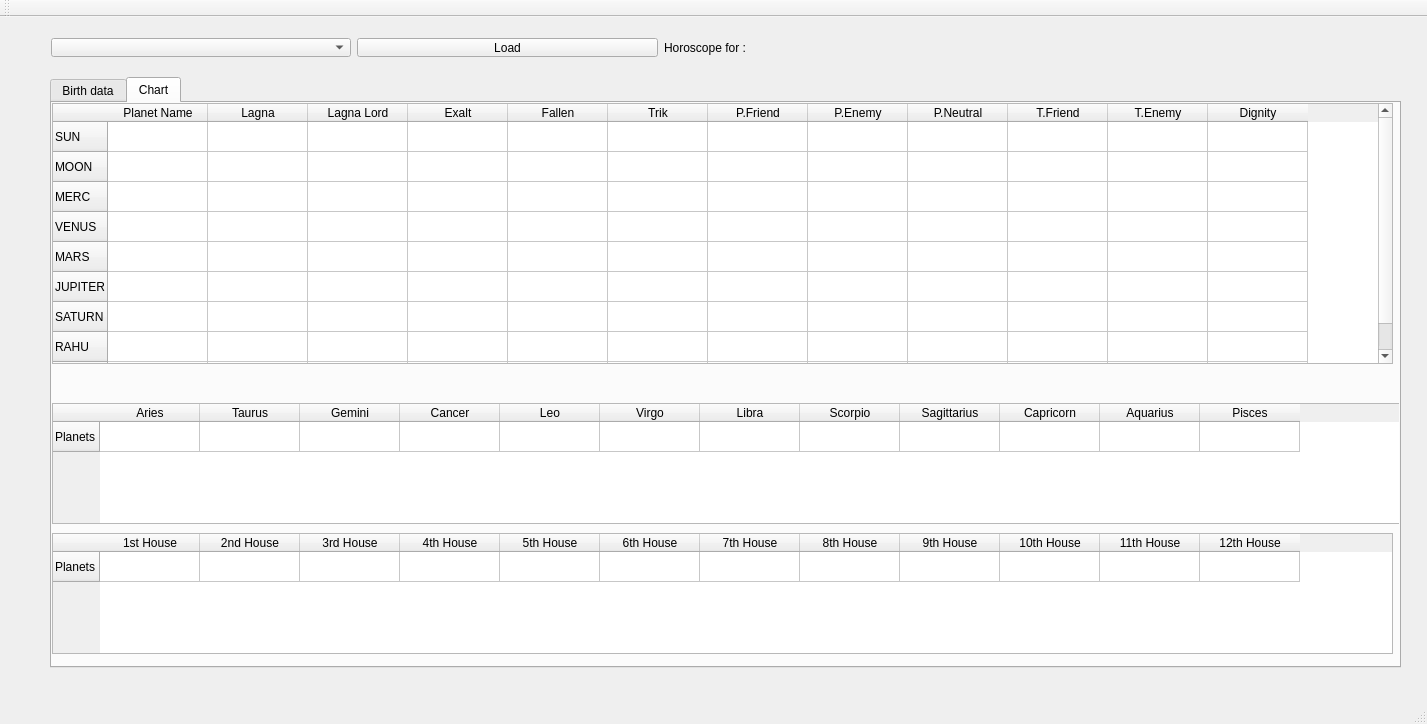
<?xml version="1.0" encoding="UTF-8"?>
<ui version="4.0">
 <class>SAMainWindow</class>
 <widget class="QMainWindow" name="SAMainWindow">
  <property name="geometry">
   <rect>
    <x>0</x>
    <y>0</y>
    <width>1427</width>
    <height>724</height>
   </rect>
  </property>
  <property name="windowTitle">
   <string>MainWindow</string>
  </property>
  <widget class="QWidget" name="centralWidget">
   <widget class="QTabWidget" name="tabWidget">
    <property name="geometry">
     <rect>
      <x>50</x>
      <y>60</y>
      <width>1351</width>
      <height>591</height>
     </rect>
    </property>
    <property name="currentIndex">
     <number>1</number>
    </property>
    <widget class="QWidget" name="tab">
     <attribute name="title">
      <string>Birth data</string>
     </attribute>
     <widget class="QWidget" name="formLayoutWidget">
      <property name="geometry">
       <rect>
        <x>100</x>
        <y>20</y>
        <width>741</width>
        <height>341</height>
       </rect>
      </property>
      <layout class="QFormLayout" name="formLayout">
       <property name="rightMargin">
        <number>20</number>
       </property>
       <item row="0" column="1">
        <spacer name="verticalSpacer">
         <property name="orientation">
          <enum>Qt::Vertical</enum>
         </property>
         <property name="sizeHint" stdset="0">
          <size>
           <width>20</width>
           <height>40</height>
          </size>
         </property>
        </spacer>
       </item>
       <item row="1" column="0">
        <widget class="QLabel" name="label">
         <property name="text">
          <string>Name</string>
         </property>
        </widget>
       </item>
       <item row="1" column="1">
        <widget class="QLineEdit" name="NameInput"/>
       </item>
       <item row="2" column="0">
        <widget class="QLabel" name="label_2">
         <property name="text">
          <string>Date</string>
         </property>
        </widget>
       </item>
       <item row="2" column="1">
        <widget class="QDateEdit" name="DateInput">
         <property name="displayFormat">
          <string>M/d/yyyy</string>
         </property>
        </widget>
       </item>
       <item row="3" column="0">
        <widget class="QLabel" name="label_4">
         <property name="text">
          <string>Time</string>
         </property>
        </widget>
       </item>
       <item row="3" column="1">
        <widget class="QTimeEdit" name="TimeInput">
         <property name="displayFormat">
          <string>hh:mm</string>
         </property>
        </widget>
       </item>
       <item row="4" column="0">
        <widget class="QLabel" name="label_3">
         <property name="text">
          <string>Location</string>
         </property>
        </widget>
       </item>
       <item row="4" column="1">
        <widget class="QLineEdit" name="locstring"/>
       </item>
       <item row="5" column="1">
        <widget class="QLabel" name="label_9">
         <property name="text">
          <string>Location format: City, State, Country</string>
         </property>
        </widget>
       </item>
       <item row="6" column="0">
        <widget class="QLabel" name="label_5">
         <property name="text">
          <string>TimeZone</string>
         </property>
        </widget>
       </item>
       <item row="6" column="1">
        <widget class="QComboBox" name="Timezone"/>
       </item>
       <item row="7" column="0">
        <widget class="QLabel" name="label_7">
         <property name="text">
          <string>Long</string>
         </property>
        </widget>
       </item>
       <item row="7" column="1">
        <widget class="QLabel" name="latDisplay">
         <property name="text">
          <string/>
         </property>
        </widget>
       </item>
       <item row="8" column="0">
        <widget class="QLabel" name="label_10">
         <property name="text">
          <string>Lat</string>
         </property>
        </widget>
       </item>
       <item row="8" column="1">
        <widget class="QLabel" name="longDisplay">
         <property name="text">
          <string/>
         </property>
        </widget>
       </item>
      </layout>
     </widget>
     <widget class="QPushButton" name="savebirth">
      <property name="geometry">
       <rect>
        <x>410</x>
        <y>370</y>
        <width>151</width>
        <height>32</height>
       </rect>
      </property>
      <property name="text">
       <string>Save Birth Data</string>
      </property>
     </widget>
    </widget>
    <widget class="QWidget" name="tab_2">
     <attribute name="title">
      <string>Chart</string>
     </attribute>
     <widget class="QTableWidget" name="Planet_Dignity">
      <property name="geometry">
       <rect>
        <x>0</x>
        <y>0</y>
        <width>1341</width>
        <height>261</height>
       </rect>
      </property>
      <row>
       <property name="text">
        <string>SUN</string>
       </property>
      </row>
      <row>
       <property name="text">
        <string>MOON</string>
       </property>
      </row>
      <row>
       <property name="text">
        <string>MERC</string>
       </property>
      </row>
      <row>
       <property name="text">
        <string>VENUS</string>
       </property>
      </row>
      <row>
       <property name="text">
        <string>MARS</string>
       </property>
      </row>
      <row>
       <property name="text">
        <string>JUPITER</string>
       </property>
      </row>
      <row>
       <property name="text">
        <string>SATURN</string>
       </property>
      </row>
      <row>
       <property name="text">
        <string>RAHU</string>
       </property>
      </row>
      <row>
       <property name="text">
        <string>KETU</string>
       </property>
      </row>
      <column>
       <property name="text">
        <string>Planet Name</string>
       </property>
      </column>
      <column>
       <property name="text">
        <string>Lagna</string>
       </property>
      </column>
      <column>
       <property name="text">
        <string>Lagna Lord</string>
       </property>
      </column>
      <column>
       <property name="text">
        <string>Exalt</string>
       </property>
      </column>
      <column>
       <property name="text">
        <string>Fallen</string>
       </property>
      </column>
      <column>
       <property name="text">
        <string>Trik</string>
       </property>
      </column>
      <column>
       <property name="text">
        <string>P.Friend</string>
       </property>
      </column>
      <column>
       <property name="text">
        <string>P.Enemy</string>
       </property>
      </column>
      <column>
       <property name="text">
        <string>P.Neutral</string>
       </property>
      </column>
      <column>
       <property name="text">
        <string>T.Friend</string>
       </property>
      </column>
      <column>
       <property name="text">
        <string>T.Enemy</string>
       </property>
      </column>
      <column>
       <property name="text">
        <string>Dignity</string>
       </property>
      </column>
     </widget>
     <widget class="QTableWidget" name="Sign_table">
      <property name="geometry">
       <rect>
        <x>0</x>
        <y>300</y>
        <width>1351</width>
        <height>121</height>
       </rect>
      </property>
      <row>
       <property name="text">
        <string>Planets</string>
       </property>
      </row>
      <column>
       <property name="text">
        <string>Aries</string>
       </property>
      </column>
      <column>
       <property name="text">
        <string>Taurus</string>
       </property>
      </column>
      <column>
       <property name="text">
        <string>Gemini</string>
       </property>
      </column>
      <column>
       <property name="text">
        <string>Cancer</string>
       </property>
      </column>
      <column>
       <property name="text">
        <string>Leo</string>
       </property>
      </column>
      <column>
       <property name="text">
        <string>Virgo</string>
       </property>
      </column>
      <column>
       <property name="text">
        <string>Libra</string>
       </property>
      </column>
      <column>
       <property name="text">
        <string>Scorpio</string>
       </property>
      </column>
      <column>
       <property name="text">
        <string>Sagittarius</string>
       </property>
      </column>
      <column>
       <property name="text">
        <string>Capricorn</string>
       </property>
      </column>
      <column>
       <property name="text">
        <string>Aquarius</string>
       </property>
      </column>
      <column>
       <property name="text">
        <string>Pisces</string>
       </property>
      </column>
     </widget>
     <widget class="QTableWidget" name="HouseTable">
      <property name="geometry">
       <rect>
        <x>0</x>
        <y>430</y>
        <width>1341</width>
        <height>121</height>
       </rect>
      </property>
      <row>
       <property name="text">
        <string>Planets</string>
       </property>
      </row>
      <column>
       <property name="text">
        <string>1st House</string>
       </property>
      </column>
      <column>
       <property name="text">
        <string>2nd House</string>
       </property>
      </column>
      <column>
       <property name="text">
        <string>3rd House</string>
       </property>
      </column>
      <column>
       <property name="text">
        <string>4th House</string>
       </property>
      </column>
      <column>
       <property name="text">
        <string>5th House</string>
       </property>
      </column>
      <column>
       <property name="text">
        <string>6th House</string>
       </property>
      </column>
      <column>
       <property name="text">
        <string>7th House</string>
       </property>
      </column>
      <column>
       <property name="text">
        <string>8th House</string>
       </property>
      </column>
      <column>
       <property name="text">
        <string>9th House</string>
       </property>
      </column>
      <column>
       <property name="text">
        <string>10th House</string>
       </property>
      </column>
      <column>
       <property name="text">
        <string>11th House</string>
       </property>
      </column>
      <column>
       <property name="text">
        <string>12th House</string>
       </property>
      </column>
     </widget>
    </widget>
   </widget>
   <widget class="QWidget" name="horizontalLayoutWidget">
    <property name="geometry">
     <rect>
      <x>40</x>
      <y>10</y>
      <width>1241</width>
      <height>41</height>
     </rect>
    </property>
    <layout class="QHBoxLayout" name="horizontalLayout">
     <item>
      <widget class="QComboBox" name="Chartname"/>
     </item>
     <item>
      <widget class="QPushButton" name="LoadChart">
       <property name="text">
        <string>Load</string>
       </property>
      </widget>
     </item>
     <item>
      <widget class="QLabel" name="label_6">
       <property name="text">
        <string>Horoscope for :</string>
       </property>
      </widget>
     </item>
     <item>
      <widget class="QLabel" name="title">
       <property name="text">
        <string/>
       </property>
      </widget>
     </item>
    </layout>
   </widget>
  </widget>
  <widget class="QMenuBar" name="menuBar">
   <property name="geometry">
    <rect>
     <x>0</x>
     <y>0</y>
     <width>1427</width>
     <height>22</height>
    </rect>
   </property>
  </widget>
  <widget class="QToolBar" name="mainToolBar">
   <attribute name="toolBarArea">
    <enum>TopToolBarArea</enum>
   </attribute>
   <attribute name="toolBarBreak">
    <bool>false</bool>
   </attribute>
  </widget>
  <widget class="QStatusBar" name="statusBar"/>
 </widget>
 <layoutdefault spacing="6" margin="11"/>
 <resources/>
 <connections/>
</ui>
